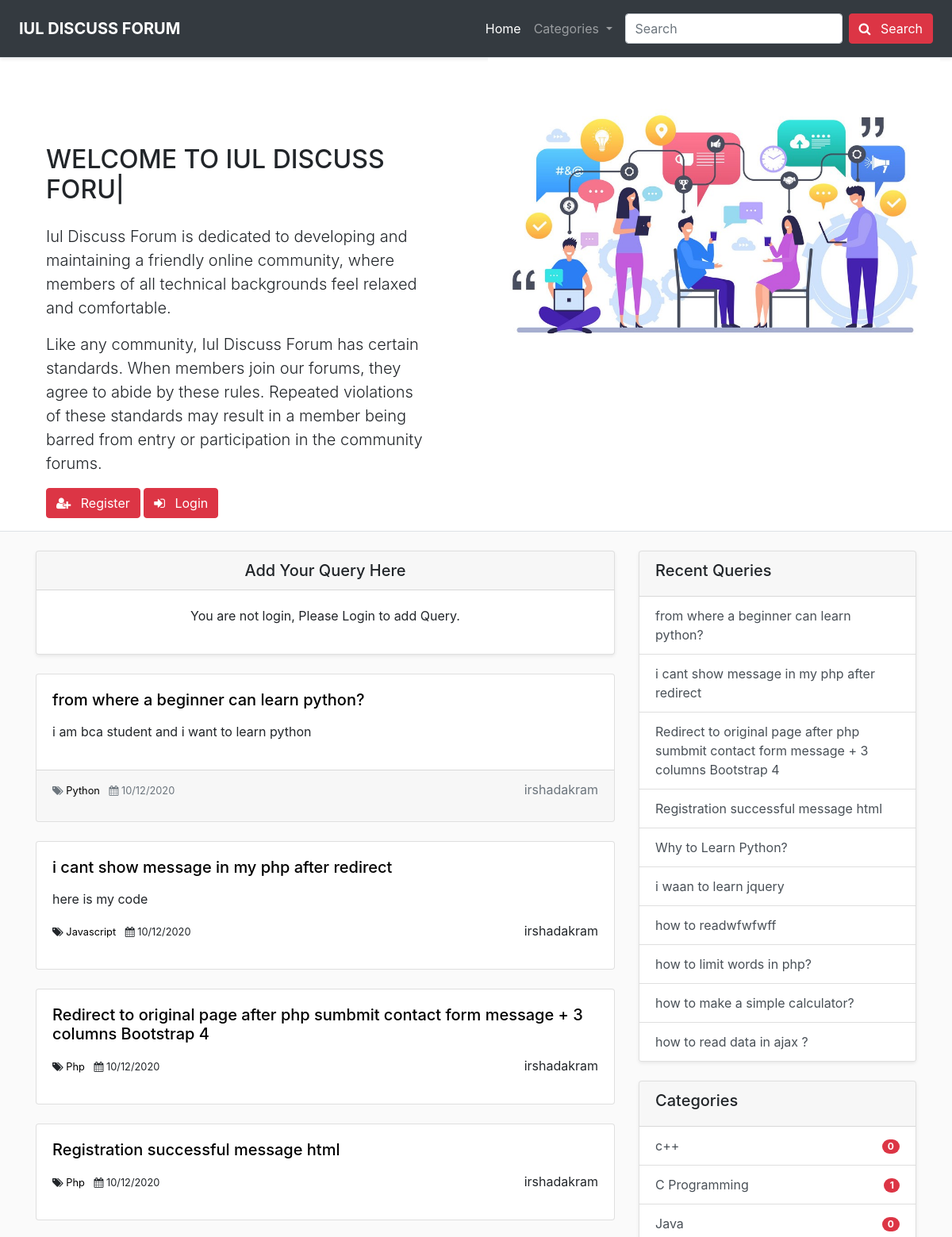
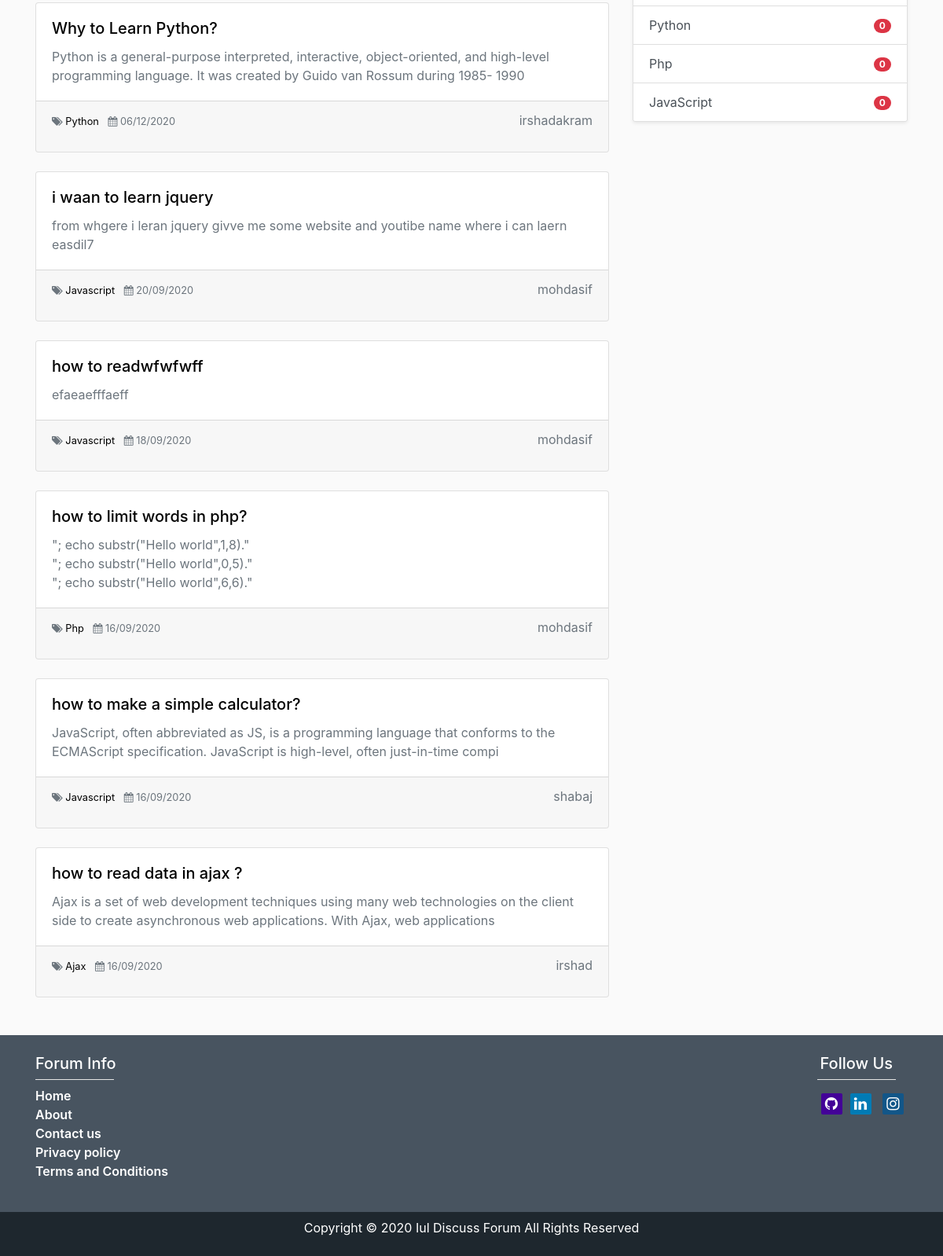
The page / on the database its author committed (2 pictures, top to bottom).
### tables this page shows
CREATE TABLE `threads` (
  `thread_id` int(255) NOT NULL,
  `thread_title` text NOT NULL,
  `thread_description` longtext NOT NULL,
  `thread_category_name` varchar(255) NOT NULL,
  `thread_username` varchar(255) NOT NULL,
  `thread_datetime` datetime NOT NULL DEFAULT current_timestamp()
);

CREATE TABLE `categories` (
  `category_id` int(255) NOT NULL,
  `category_name` varchar(255) NOT NULL,
  `category_description` text NOT NULL,
  `no_of_post` int(255) NOT NULL,
  `category_datetime` datetime NOT NULL DEFAULT current_timestamp()
);

### main-content.php (the view)
<?php include 'addQuery.php'; ?>
<div class="main-container">
    <div class="latest-queries my-4">
        <?php
    include 'db_connect.php';
    $sql = "SELECT * FROM `threads` ORDER BY `thread_id` DESC";
    $result = mysqli_query($conn,$sql);
    if($num = mysqli_num_rows($result) > 0){
        while($row = mysqli_fetch_assoc($result)){
            $db_date = $row['thread_datetime'];
            $date = new DateTime($db_date);
            echo' <div class="card my-4">
            <div class="card-body">
                <h5 class="card-title"><a href="read_thread.php?thread_title='.$row['thread_title'].'">'.$row['thread_title'].'</a></h5>
                <p class="card-text text-secondary">'.substr($row['thread_description'],0,160).'</p>
            </div>
            <div class="card-footer text-muted">
            <div class="post-information  py-0">
                    <small>
                    <span>
                    <i class="fa fa-tags " aria-hidden="true"></i>
                    <a href="thread_category.php?category_name='.$row['thread_category_name'].'">'.$row['thread_category_name'].'</a>
                     <i class="fa fa-calendar ml-2" aria-hidden="true"></i> '.date_format($date, 'd/m/Y').'
                    </span>
                    </small>
                    <p class="float-right">'.$row['thread_username'].'</p>
            </div>
            </div>
          </div>';
        }
    }else{
        echo "no post found";
    }
    ?>
    </div>
</div>

### header.php (shortened to what this page needs)
<!doctype html>
<html lang="en">
<head>
    <link rel="stylesheet" href="https://stackpath.bootstrapcdn.com/bootstrap/4.5.2/css/bootstrap.min.css"
>
    <link rel="stylesheet" href="https://cdnjs.cloudflare.com/ajax/libs/font-awesome/4.7.0/css/font-awesome.min.css">
    <link rel="stylesheet" href="css/style.css">
</head>
<body>
    <nav class="navbar navbar-expand-lg navbar-dark py-3 px-4  bg-dark border-bottom shadow-sm ">
        <a class="navbar-brand font-weight-bold" href="index.php">IUL DISCUSS FORUM</a>
        <div class="collapse navbar-collapse" id="navbarSupportedContent">
            <ul class="navbar-nav ml-auto">
                <li class="nav-item active">
                    <a class="nav-link" href="index.php">Home <span class="sr-only">(current)</span></a>
                </li>
                <li class="nav-item dropdown">
                    <a class="nav-link dropdown-toggle" href="#" id="navbarDropdown" role="button"
                        data-toggle="dropdown" aria-haspopup="true" aria-expanded="false">
                        Categories
                    </a>
                </li>
            </ul>
            <form class="form-inline my-2 my-lg-0 ml-2" action="search.php" method="get">
                <input class="form-control mr-sm-2" type="search" name="search_term" placeholder="Search" aria-label="Search">
                <button class="btn btn-danger my-2 my-sm-0" type="submit"><span>  <i class="fa fa-search mr-2  bg-transparent" aria-hidden="true"></i> </span>Search</button>
            </form>
        </div>
    </nav>
</body>
</html>

### index.php
<?php include 'header.php'; ?>
<div class="container-fluid border-bottom bg-white">
  <div class="row">
  <div class="col-md-6 mainHeadingDiv d-block mx-auto">
     <h2 class="my-4"><span id="typed"></span></h2>
     <p class="lead">Iul Discuss Forum is dedicated to developing and maintaining a friendly online community, where members of all technical backgrounds feel relaxed and comfortable.</p>
    <p class="lead">Like any community, Iul Discuss Forum has certain standards. When members join our forums, they agree to abide by these rules. Repeated violations of these standards may result in a member being barred from entry or participation in the community forums.</p>
    <?php
        echo '<div class="userLoginBtn my-3">';
        if(isset($_SESSION['username']) && $_SESSION['loggedin'] == true){
        }else{
          include 'register.php';
          include 'login.php';
        }
        echo '</div>';
    ?>
   </div>
   <div class="col-md-6">
    <div class="mainImg">
    <img class="img-fluid" src="image/mainforumlogo2.jpg" alt="" width="650px">
    </div>
   </div>
  </div>
</div>
<div class="container my-4">
    <div class="row">
        <?php
        echo'<div class="col-sm-8">';
              include "main-content.php";
        echo'</div>';
        echo'<div class="col-sm-4">';
        include "recent-sidebar.php";
         include "category-sidebar.php";
         echo'</div>';
        ?>
    </div>
</div>
<?php include 'footer.php'; ?>

### register.php (shortened to what this page needs)
<a class="btn btn-danger btn-md" href="register.php" role="button" data-toggle="modal" data-target="#registerModal"><span> <i class="fa fa-user-plus mr-2 bg-transparent" aria-hidden="true"></i> </span>Register</a>

### login.php (shortened to what this page needs)
<button type="button" class="btn btn-danger btn-md" data-toggle="modal" data-target="#loginModal">
<span>  <i class="fa fa-sign-in mr-2 bg-transparent" aria-hidden="true"></i> </span>  Login
</button>

### addQuery.php (shortened to what this page needs)
<div class="add-query">
    <div class="card shadow-sm text-center">
        <h5 class="card-header">Add Your Query Here</h5>
        <div class="card-body">
        <?php
        if(isset($_SESSION['username']) && $_SESSION['loggedin'] == true){
            echo '<h5 class="card-title lead">What is your question or links ?
                <span>
                    <a href="#" class="btn btn-danger btn-sm ml-3 mt-1" data-toggle="modal" data-target="#addQueryModal">Add
                        Question</a>
                </span>
            </h5>';
        }else{
            echo '<p>You are not login, Please Login to add Query.</p>';
        }
        ?>
        </div>
    </div>
</div>

### recent-sidebar.php
<div class="recent-post mb-4">
    <div class="card shadow-sm" >
        <div class="card-header">
            <h5> Recent Queries</h5>
        </div>
        <ul class="list-group list-group-flush">
        <?php
            include 'db_connect.php';
            $limit = 10;
            $sql = "SELECT * FROM `threads`  ORDER BY `thread_id` DESC  LIMIT $limit";
            $result = mysqli_query($conn,$sql);
            if($num = mysqli_num_rows($result) > 0){
                while($row = mysqli_fetch_assoc($result)){
          echo '<a href="read_thread.php?thread_title='.$row['thread_title'].'" class="list-group-item list-group-item-action">'.$row['thread_title'].'</a>';
                }
            }else{
                echo "no post found.";
            }
           ?>
        </ul>
    </div>
</div>

### category-sidebar.php
<div class="sidebar mb-4">
    <div class="card shadow-sm">
        <div class="card-header">
            <h5>Categories</h5>
        </div>
        <ul class="list-group list-group-flush categories" >
        <?php
         include 'db_connect.php';
         $sql = "SELECT * FROM `categories`";
         $result = mysqli_query($conn,$sql);
         $num = mysqli_num_rows($result);
         if($num > 0){
                 while($row = mysqli_fetch_assoc($result)){
           echo  '<a href="thread_category.php?category_name='.$row['category_name'].'" class="list-group-item list-group-item-action">'.$row['category_name'].'<span class="badge badge-danger badge-pill float-right mt-1">'.$row['no_of_post'].'</span></a>';
           ?>
            <?php
             }
            }else{
                echo "no category found";
            }
            ?>
        </ul>
    </div>
</div>

### footer.php
<div class="footer">
    <div id="top-footer">
        <div class="container">
            <div class="row">
                <div class="col-md-8 py-4">
                     <h5>Forum Info</h5>
                     <hr class="bg-white mb-2 mt-0" width="100px">
                    <ul id="blog-footer-ul">
                        <li><a href="index.php">Home</a></li>
                        <li><a href="about.php">About</a></li>
                        <li><a href="contact.php">Contact us</a></li>
                        <li><a href="index.php"><a href="">Privacy policy</a></a></li>
                        <li> <a href="">Terms and Conditions</a></li>
                    </ul>
                </div>
                <div class="col-md-4 py-4">
                    <div class="social-iocns float-md-right">
                        <h5 class="ml-1">Follow Us</h5>
                        <hr class="bg-white mb-2 mt-0" width="100px">
                        <div class="icons text-center">
                            <a href="#" class="fa fa-github icons">
                            </a><a href="#" class="fa fa-linkedin icons"></a>
                            <a href="#" class="fa fa-instagram icons"></a>
                        </div>
                    </div>
                </div>
            </div>
        </div>
    </div>
    <div id="bottom-footer">
        <div class="container text-center py-2">
         <p>Copyright © 2020 <span><a class="text-white" href="index.php">Iul Discuss Forum </a></span> All Rights Reserved</p>
        </div>
    </div>
</div>

### css/style.css (style rules this page uses)
.icons .fa { padding: 4px 0px; font-size: 19px; width: 27px; text-align: center; text-decoration: none; margin: 0px 5px; margin-top: 9px; border-radius: 2px; }
.fa-linkedin { background: #007bb5; color: white; }
.fa-instagram { background: #125688; color: white; }
.fa-github { background: black; color: white; }
.fa-github { background: #f40083; color: white; }
.fa-github { background: #430297; color: white; }
.footer { color: white; }
#blog-footer-ul { list-style: none; padding: 0px; }
#blog-footer-ul li a { color: white; font-weight: 600; }
#top-footer { background-color: #485460; }
#bottom-footer { background-color: #1e272e; }

### header.php (style rules this page uses)
* { margin: 0px; padding: 0px; box-sizing: border-box; }
.mainHeadingDiv { margin-top: 85px; padding: 0px 58px; }
body { background-color: #FAFAFA; }
a { color: black; }

### rows shown on the page
threads: thread_title "from where a beginner can learn python?", thread_description "i am bca student and i want to learn python", thread_category_name "Python", thread_datetime "10/12/2020", thread_username "irshadakram"
threads: thread_title "i cant show message in my php after redirect", thread_description "here is my code", thread_category_name "Javascript", thread_datetime "10/12/2020", thread_username "irshadakram"
threads: thread_title "Redirect to original page after php sumbmit contact form message + 3 columns Bootstrap 4", thread_category_name "Php", thread_datetime "10/12/2020", thread_username "irshadakram"
threads: thread_title "Registration successful message html", thread_category_name "Php", thread_datetime "10/12/2020", thread_username "irshadakram"
threads: thread_title "Why to Learn Python?", thread_description "Python is a general-purpose interpreted, interactive, object-oriented, and high-level programming language. It was created by Guido van Rossum during 1985- 1990", thread_category_name "Python", thread_datetime "06/12/2020", thread_username "irshadakram"
threads: thread_title "i waan to learn jquery", thread_description "from whgere i leran jquery givve me some website and youtibe name where i can laern easdil7", thread_category_name "Javascript", thread_datetime "20/09/2020", thread_username "mohdasif"
threads: thread_title "how to readwfwfwff", thread_description "efaeaefffaeff", thread_category_name "Javascript", thread_datetime "18/09/2020", thread_username "mohdasif"
threads: thread_title "how to limit words in php?", thread_description "\"; echo substr(\"Hello world\",1,8).\" \"; echo substr(\"Hello world\",0,5).\" \"; echo substr(\"Hello world\",6,6).\"", thread_category_name "Php", thread_datetime "16/09/2020", thread_username "mohdasif"
threads: thread_title "how to make a simple calculator?", thread_description "JavaScript, often abbreviated as JS, is a programming language that conforms to the ECMAScript specification. JavaScript is high-level, often just-in-time compi", thread_category_name "Javascript", thread_datetime "16/09/2020", thread_username "shabaj"
threads: thread_title "how to read data in ajax ?", thread_description "Ajax is a set of web development techniques using many web technologies on the client side to create asynchronous web applications. With Ajax, web applications", thread_category_name "Ajax", thread_datetime "16/09/2020", thread_username "irshad"
categories: category_name "c++", no_of_post "0"
categories: category_name "C Programming", no_of_post "1"
categories: category_name "Java", no_of_post "0"
categories: category_name "Python", no_of_post "0"
categories: category_name "Php", no_of_post "0"
categories: category_name "JavaScript", no_of_post "0"
